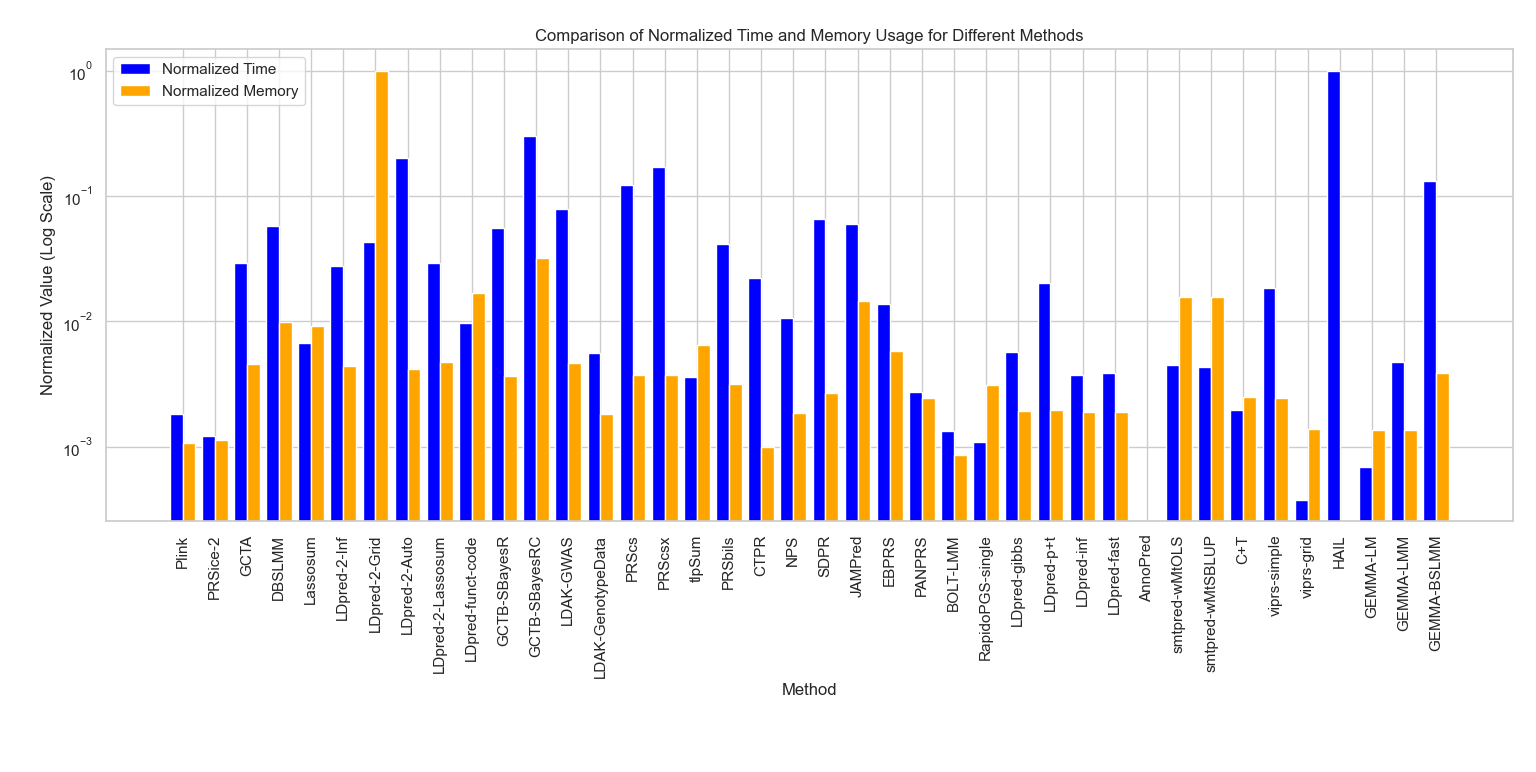

Reproduce this figure in Python.
import pandas as pd
import numpy as np
from scipy.cluster import hierarchy
import matplotlib.pyplot as plt
import numpy as np
import seaborn as sns
import matplotlib.pyplot as plt
from scipy.cluster import hierarchy
 
import pandas as pd
import numpy as np
import matplotlib.pyplot as plt
import seaborn as sns

# Sample data

df = pd.read_csv("ExecutionTime.csv",sep=",")
df['Total_Time_Normalized'] = (df['Total_Time'] - df['Total_Time'].min()) / (df['Total_Time'].max() - df['Total_Time'].min())
df['Total_Memory_Normalized'] = (df['Total_Memory'] - df['Total_Memory'].min()) / (df['Total_Memory'].max() - df['Total_Memory'].min())

# Set seaborn style
sns.set(style="whitegrid")

# Create figure and axes
fig, ax = plt.subplots(figsize=(12, 6))

# Create bar width and x locations
bar_width = 0.4
x = np.arange(len(df['Method']))

# Plot bars for time and memory (normalized)
ax.bar(x - bar_width/2, df['Total_Time_Normalized'], width=bar_width, color='blue', label='Normalized Time')
ax.bar(x + bar_width/2, df['Total_Memory_Normalized'], width=bar_width, color='orange', label='Normalized Memory')

# Set x-axis labels with vertical orientation
ax.set_xticks(x)
ax.set_xticklabels(df['Method'], rotation=90, ha="center")

# Set y-axis to log scale
ax.set_yscale('log')

# Add labels and title
ax.set_xlabel('Method')
ax.set_ylabel('Normalized Value (Log Scale)')
ax.set_title('Comparison of Normalized Time and Memory Usage for Different Methods')

# Add legend
ax.legend()

# Display the plot
plt.tight_layout()
plt.show()

exit(0)


def convert_time_unit(df, time_col):
    # Convert to minutes
    df[time_col] = df[time_col] / 60
    unit = "minutes"
    
    # If all values are >= 1, convert to hours
    if df[time_col].min() >= 1:
        df[time_col] = df[time_col] / 60
        unit = "hours"
        
        # If all values are >= 1, convert to days
        if df[time_col].min() >= 1:
            df[time_col] = df[time_col] / 24
            unit = "days"
    
    return df, unit

def convert_memory_unit(df, memory_col):
    # Convert to MB
    df[memory_col] = df[memory_col] / 1024
    unit = "MB"
    print(df)
    # If all values are >= 1 MB, convert to GB
    if df[memory_col].min() >= 1:
        df[memory_col] = df[memory_col] / 1024
        unit = "GB"
        print(df)
        # If all values are >= 1 GB, convert to TB
        #if df[memory_col].min() >= 1:
        #    df[memory_col] = df[memory_col] / 1024
        #    unit = "TB"
          
    return df, unit

 

def get_label_rotation(angle, offset):
    # Rotation must be specified in degrees :(
    rotation = np.rad2deg(angle + offset)
    if angle <= np.pi:
        alignment = "right"
        rotation = rotation + 180
    else: 
        alignment = "left"
    return rotation, alignment

def add_labels(angles, values, labels, offset, ax):
    
    # This is the space between the end of the bar and the label
    padding = 4
    
    # Iterate over angles, values, and labels, to add all of them.
    for angle, value, label, in zip(angles, values, labels):
        angle = angle
        
        # Obtain text rotation and alignment
        rotation, alignment = get_label_rotation(angle, offset)

        # And finally add the text
        ax.text(
            x=angle, 
            y=value + padding, 
            s=label, 
            ha=alignment, 
            va="center", 
            rotation=rotation, 
            rotation_mode="anchor",size=5
        ) 


results = pd.read_csv("ExecutionTime.csv",sep=",")
print(results.head())

# Convert Total_Time to the appropriate unit
results, time_unit = convert_time_unit(results, 'Total_Time')
print(time_unit)

# Convert Total_Memory to the appropriate unit
results, memory_unit = convert_memory_unit(results, 'Total_Memory')
print(memory_unit)

def groupbasedonalgorithm(results,col):
    results = results.sort_values(by=['Phenotype','Method'])
    print(results)
    OFFSET = np.pi / 2
    ANGLES = np.linspace(0, 2 * np.pi, len(results), endpoint=False)
    
    VALUES = results[col].values
    
    results[col+"A"] = results[col]/1
    results[col+"A"] = results[col+"A"].round(2)
    
    #LABELS = results["Total_TimeA"].astype(str) +" : "+ results["Phenotype"]
    if "Time" in col:
        LABELS = results[col+"A"].astype(str) +" : "+ time_unit
    else:
        LABELS = results[col+"A"].astype(str) +" : "+ memory_unit

    LABELS = LABELS.values
    GROUP = results["Method"].values

    grouped = results.groupby('Method')
    print(grouped)

    GROUPS_SIZE = []
    unique = []
    for name, group in grouped:
        GROUPS_SIZE.append(len(group))
        unique.append(name)



    PAD = 3
    ANGLES_N = len(VALUES) + PAD * len(np.unique(GROUP))
    ANGLES = np.linspace(0, 2 * np.pi, num=ANGLES_N, endpoint=False)
    WIDTH = (2 * np.pi) / len(ANGLES)
    offset = 0
    IDXS = []
    for size in GROUPS_SIZE:
        IDXS += list(range(offset + PAD, offset + size + PAD))
        offset += size + PAD
    fig, ax = plt.subplots(figsize=(5, 5), subplot_kw={"projection": "polar"})
    ax.set_theta_offset(OFFSET)
    ax.set_ylim(-100, 100)
    ax.set_frame_on(False)
    ax.xaxis.grid(False)
    ax.yaxis.grid(False)
    ax.set_xticks([])
    ax.set_yticks([])
    COLORS = [f"C{i}" for i, size in enumerate(GROUPS_SIZE) for _ in range(size)]
    print(VALUES)
    print(ANGLES[IDXS])
    ax.bar(ANGLES[IDXS], VALUES, width=WIDTH, color=COLORS, edgecolor="white", linewidth=2)

    add_labels(ANGLES[IDXS], VALUES, LABELS, OFFSET, ax)

    offset = 0 
    for group, size in zip(unique, GROUPS_SIZE):

        x1 = np.linspace(ANGLES[offset + PAD], ANGLES[offset + size + PAD - 1], num=50)
        ax.plot(x1, [-5] * 50, color="#333333")
        
        ax.text(
            np.mean(x1), -35, "      "+ str(group)+": "+str(size), color="#333333", fontsize=3, 
            fontweight="bold", ha="center", va="center"
        )
        
        x2 = np.linspace(ANGLES[offset], ANGLES[offset + PAD - 1], num=50)
        ax.plot(x2, [20] * 50, color="#bebebe", lw=0.8)
        ax.plot(x2, [40] * 50, color="#bebebe", lw=0.8)
        ax.plot(x2, [60] * 50, color="#bebebe", lw=0.8)
        ax.plot(x2, [80] * 50, color="#bebebe", lw=0.8)
        
        offset += size + PAD

    plt.tight_layout() 
    #plt.savefig('plot3.png',dpi=1000)
    plt.show()    

    pass



groupbasedonalgorithm(results,"Total_Time")